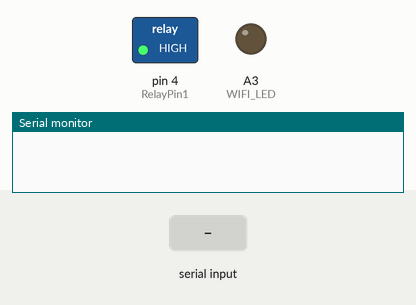
Bench run of a sketch on a simulated Arduino Uno, built with avr-gcc and run on an emulated ATmega328P. Shown: switched loads named in the sketch (green lamp = pin HIGH), output pins drawn as LEDs (lit = HIGH), the last lines printed to the serial monitor. Inputs (shaded band) come from the test bench. EEPROM starts erased.

Above: at 1.9 s.
2.0 s: "A1" received over the second serial link
At 3.6 s:
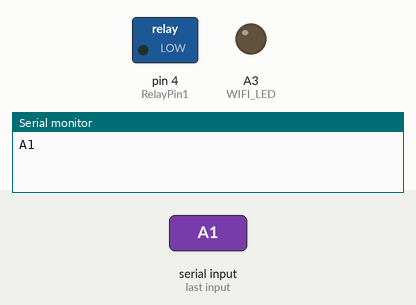
4.4 s: "W1" received over the second serial link
At 6.6 s:
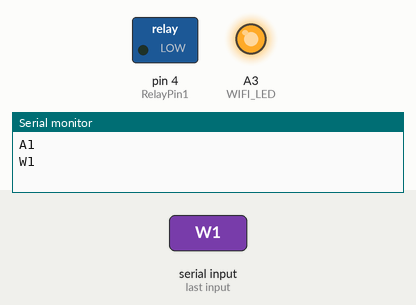
6.9 s: "A0" received over the second serial link
At 8.5 s:
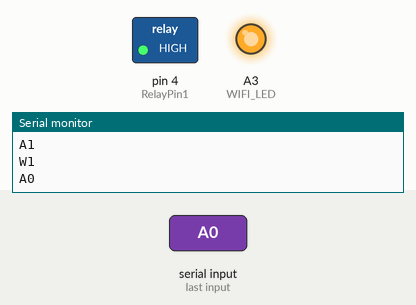
9.3 s: "W0" received over the second serial link
At 11.6 s:
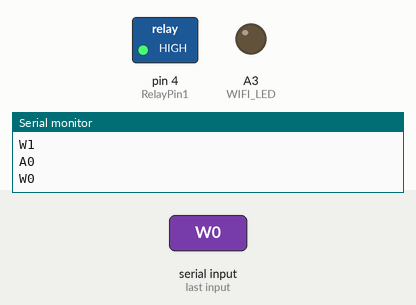
Timing chart, 0 to 12.7 s (numbered marks = the images above; inputs shaded):
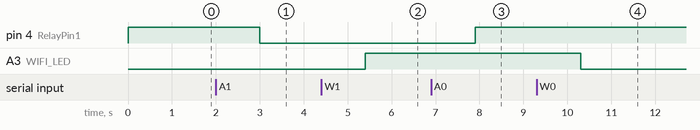

Measured:
- after the input at 2.0 s, pin 4 (RelayPin1): HIGH → LOW after 1.0 s
- after the input at 4.4 s, A3 (WIFI_LED): LOW → HIGH after 1.0 s
- after the input at 6.9 s, pin 4 (RelayPin1): LOW → HIGH after 1.0 s
- after the input at 9.3 s, A3 (WIFI_LED): HIGH → LOW after 1.0 s

The sketch:

Code_ArduinoUNO_EEPROM_WiFi_IR_Switch_4Relay.ino
```cpp
/**********************************************************************************
 *  TITLE: WiFi (SinricPro) + IR + Manual Switch (latched) control 4 Relays using Arduino EEPROM
 *  Click on the following links to learn more.
 *  YouTube Video: https://www.youtube.com/watch?v=1UPYd1EZyW4&ab_channel=FutureEES
 *
 *  Download the libraries
 *  IRremote 3.5.2 Library:  https://github.com/Arduino-IRremote/Arduino-IRremote
 *  Arduino-timer 2.3.1 Library: https://github.com/contrem/arduino-timer
 **********************************************************************************/

#include <EEPROM.h>
#include <IRremote.h>
#include <SoftwareSerial.h>
#include <arduino-timer.h>

auto timer = timer_create_default(); // create a timer with default settings

SoftwareSerial mySerial(2, 3); // RX, TX D2, D3

// define the GPIO connected with Relays and switches
#define RelayPin1 4  //D4

#define WIFI_LED A3  //A3

String bt_data; // variable for storing bluetooth data
String pinStatus = "0000";

void relayOnOff(int relay){
 switch(relay){
      case 1:
            digitalWrite(RelayPin1, !digitalRead(RelayPin1)); // change state for relay-1
            EEPROM.update(0,digitalRead(RelayPin1));
            delay(100);
      default : break;
      }
}

void eepromState()
{
  digitalWrite(RelayPin1, EEPROM.read(0)); delay(200);
}

void wifi_control()
{
  if(mySerial.available()) {
    bt_data = mySerial.readString();
    Serial.println(bt_data);
        if(bt_data == "A1") { digitalWrite(RelayPin1, LOW);  EEPROM.update(0,LOW); } // if 'A1' received Turn on Relay1
        if(bt_data == "A0") { digitalWrite(RelayPin1, HIGH); EEPROM.update(0,HIGH); } // if 'A0' received Turn off Relay1
        if(bt_data == "W1") { digitalWrite(WIFI_LED, HIGH); } // if 'W1' Turn on WiFi LED
        if(bt_data == "W0") { digitalWrite(WIFI_LED, LOW); } // if 'W0' Turn off WiFi LED
        delay(20);
  }
}

void sendStatus(){
  pinStatus = String(!digitalRead(RelayPin1));
  mySerial.print(pinStatus);
}

void setup() {
  Serial.begin(9600);
  mySerial.begin(9600);

  pinMode(RelayPin1, OUTPUT);
  pinMode(WIFI_LED, OUTPUT);

  //During Starting all Relays should TURN OFF
  digitalWrite(RelayPin1, HIGH);
  digitalWrite(WIFI_LED, LOW);

  delay(500);
  eepromState();
  // call the toggle_led function every 2000 millis (2 seconds)
  timer.every(2000, sendStatus);
}

void loop() {

  wifi_control();

  timer.tick(); // tick the timer
}
```
